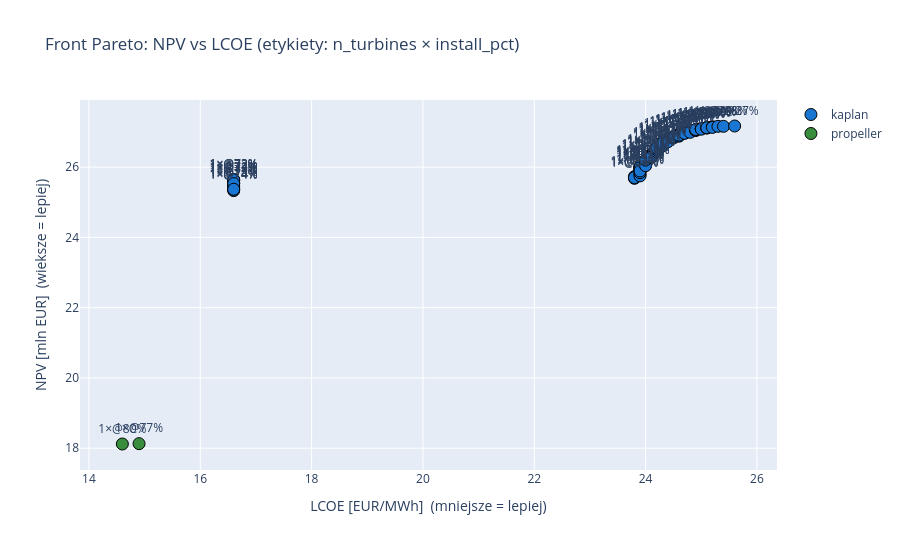

Source (notebook cell):
### Markdown cell above
## Krok 4: Front Pareto

### Code cell
if PYMOO_OK and res is not None and len(res.F) > 0:
    # Odzyskaj rzeczywiste wartosci z transformowanych
    npv_vals = -res.F[:, 0]
    lcoe_vals = res.F[:, 1]
    # Dekoduj zmienne decyzyjne
    decisions = []
    for x in res.X:
        ip = float(x[0])
        nt = max(1, min(int(round(x[1])), 4))
        ti = max(0, min(int(x[2]), len(TURBINE_KEYS) - 1))
        decisions.append({
            'install_pct': round(ip, 1),
            'n_turbines': nt,
            'turbine': TURBINE_KEYS[ti],
        })
    df_front = pd.DataFrame(decisions)
    df_front['NPV [mln EUR]'] = np.round(npv_vals, 2)
    df_front['LCOE [EUR/MWh]'] = np.round(lcoe_vals, 1)
    # Finalna populacja NSGA-II zawiera duplikaty po dekodowaniu zmiennych dyskretnych
    df_front = df_front.sort_values('LCOE [EUR/MWh]').drop_duplicates().reset_index(drop=True)

    print(f'Front Pareto ({len(df_front)} rozwiazan, posortowane wg LCOE):')
    print(df_front.to_string(index=False))

    # Wykres frontu Pareto
    fig = go.Figure()
    color_map = {'kaplan': '#1976D2', 'propeller': '#388E3C', 'crossflow': '#F57C00'}
    for turb in TURBINE_KEYS:
        mask = df_front['turbine'] == turb
        if mask.any():
            fig.add_trace(go.Scatter(
                x=df_front.loc[mask, 'LCOE [EUR/MWh]'],
                y=df_front.loc[mask, 'NPV [mln EUR]'],
                mode='markers+text', name=turb,
                text=[f'{r["n_turbines"]}×@{r["install_pct"]:.0f}%'
                       for _, r in df_front[mask].iterrows()],
                textposition='top center',
                marker=dict(size=12, color=color_map[turb], line=dict(width=1, color='black')),
            ))
    fig.update_layout(
        title='Front Pareto: NPV vs LCOE (etykiety: n_turbines × install_pct)',
        xaxis_title='LCOE [EUR/MWh]  (mniejsze = lepiej)',
        yaxis_title='NPV [mln EUR]  (wieksze = lepiej)',
        height=550,
    )
    fig.show()
else:
    print('Brak wyniku — sprawdz czy pymoo zainstalowane.')

### Figure 1 — Plotly figure (JSON) as saved in the notebook; plotly's stock layout.template omitted (floating-point values rounded to 4 significant figures)
{"data": [{"marker": {"color": "#1976D2", "line": {"color": "black", "width": 1}, "size": 12}, "mode": "markers+text", "name": "kaplan", "text": ["1×@72%", "1×@74%", "1×@73%", "1×@74%", "1×@73%", "1×@72%", "1×@72%", "1×@72%", "1×@73%", "1×@73%", "1×@74%", "1×@54%", "1×@54%", "1×@54%", "1×@53%", "1×@54%", "1×@51%", "1×@52%", "1×@52%", "1×@51%", "1×@51%", "1×@53%", "1×@51%", "1×@51%", "1×@51%", "1×@52%", "1×@48%", "1×@50%", "1×@49%", "1×@48%", "1×@50%", "1×@48%", "1×@46%", "1×@47%", "1×@47%", "1×@47%", "1×@47%", "1×@47%", "1×@45%", "1×@45%", "1×@44%", "1×@45%", "1×@43%", "1×@44%", "1×@42%", "1×@42%", "1×@43%", "1×@41%", "1×@41%", "1×@40%", "1×@39%", "1×@40%", "1×@40%", "1×@40%", "1×@38%", "1×@38%", "1×@36%", "1×@37%", "1×@36%", "1×@37%", "1×@37%", "1×@35%", "1×@35%", "1×@36%", "1×@34%", "1×@34%", "1×@34%", "1×@33%", "1×@33%", "1×@32%", "1×@32%", "1×@32%", "1×@32%", "1×@30%", "1×@31%", "1×@31%", "1×@30%", "1×@30%", "1×@29%", "1×@28%", "1×@27%"], "textposition": "top center", "type": "scatter", "x": [16.6, 16.6, 16.6, 16.6, 16.6, 16.6, 16.6, 16.6, 16.6, 16.6, 16.6, 23.8, 23.8, 23.8, 23.9, 23.9, 23.9, 23.9, 23.9, 23.9, 23.9, 23.9, 23.9, 23.9, 23.9, 23.9, 24.0, 24.0, 24.0, 24.0, 24.0, 24.0, 24.1, 24.1, 24.1, 24.1, 24.1, 24.1, 24.2, 24.2, 24.2, 24.2, 24.2, 24.2, 24.3, 24.3, 24.3, 24.3, 24.3, 24.4, 24.4, 24.4, 24.4, 24.4, 24.5, 24.5, 24.6, 24.6, 24.6, 24.6, 24.6, 24.7, 24.7, 24.7, 24.8, 24.8, 24.8, 24.9, 24.9, 24.9, 25.0, 25.0, 25.0, 25.1, 25.1, 25.1, 25.2, 25.2, 25.3, 25.4, 25.6], "y": [25.64, 25.33, 25.47, 25.37, 25.53, 25.62, 25.57, 25.64, 25.42, 25.53, 25.37, 25.68, 25.73, 25.7, 25.79, 25.75, 26.04, 25.92, 25.9, 25.98, 26.01, 25.84, 26.01, 25.95, 25.98, 25.89, 26.21, 26.06, 26.13, 26.18, 26.04, 26.2, 26.36, 26.31, 26.34, 26.31, 26.28, 26.28, 26.47, 26.44, 26.5, 26.5, 26.56, 26.54, 26.61, 26.65, 26.6, 26.71, 26.68, 26.76, 26.81, 26.77, 26.77, 26.72, 26.83, 26.87, 26.94, 26.9, 26.92, 26.88, 26.91, 26.97, 26.98, 26.96, 27.02, 27.04, 26.99, 27.04, 27.06, 27.07, 27.1, 27.09, 27.08, 27.13, 27.11, 27.12, 27.15, 27.13, 27.16, 27.16, 27.17]}, {"marker": {"color": "#388E3C", "line": {"color": "black", "width": 1}, "size": 12}, "mode": "markers+text", "name": "propeller", "text": ["1×@80%", "1×@77%"], "textposition": "top center", "type": "scatter", "x": [14.6, 14.9], "y": [18.12, 18.13]}], "layout": {"height": 550, "title": {"text": "Front Pareto: NPV vs LCOE (etykiety: n_turbines × install_pct)"}, "xaxis": {"title": {"text": "LCOE [EUR/MWh]  (mniejsze = lepiej)"}}, "yaxis": {"title": {"text": "NPV [mln EUR]  (wieksze = lepiej)"}}}}
